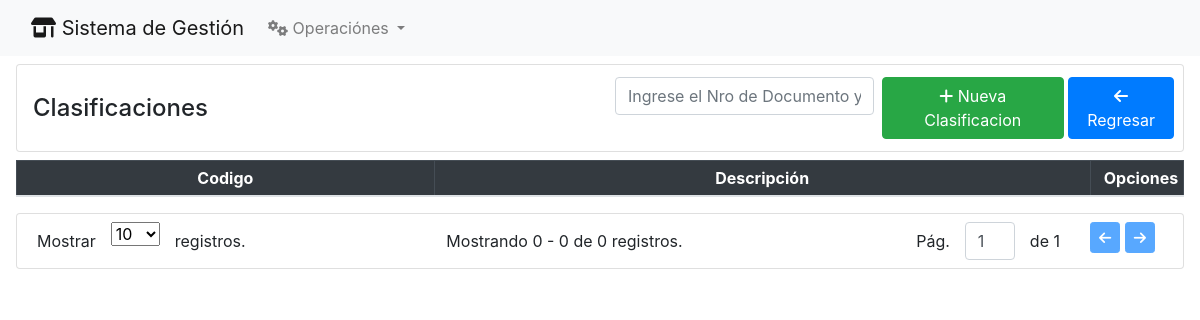
Page /clasificacion/ on the earlier database version.
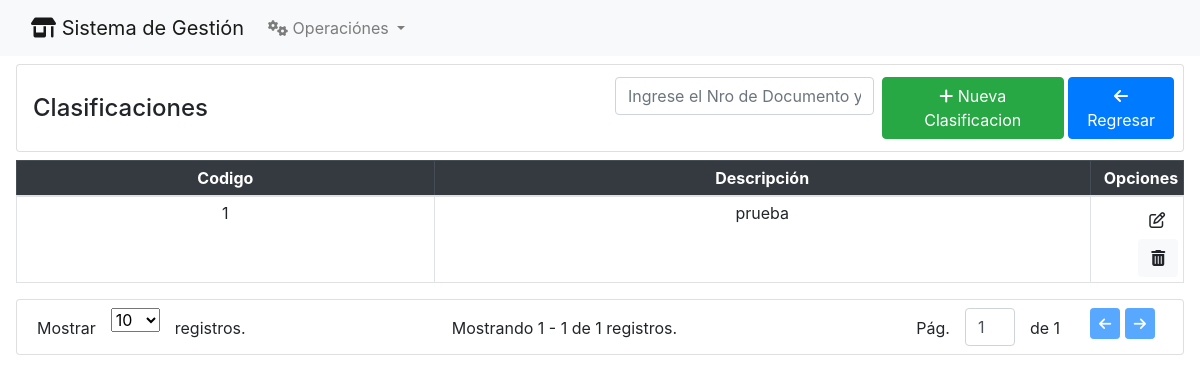
Same page on the later database version.
### Clasificaciones/models.py (models this page shows, shortened)
class Clasificaciones(models.Model):
    descripcion =  models.CharField(max_length = 250)
    estado = models.IntegerField(default = 1, null= True, blank = True)

### Clasificaciones/views.py (the view)
# urls.py: path("", clasificaciones_index, name="clasificaciones"),
def clasificaciones_index(request):
    template_name = 'clasificaciones_index.html'
    paginate_by = 10
    filter_value = request.GET.get('filter', '').strip()
    paginate_by_param = request.GET.get('paginate_by', paginate_by)
    if filter_value:
        queryset = Clasificaciones.objects.filter(
            Q(descripcion__icontains=filter_value),
        )
    else:
        queryset = Clasificaciones.objects.filter()
    paginator = Paginator(queryset, per_page=paginate_by_param)
    page = request.GET.get('page')
    blocks = paginator.get_page(page)
    context = {
        'page_obj': blocks,
        'title': 'Clasificaciones',
        'filter': filter_value,
    }
    return render(request, template_name, context)

### Clasificaciones/templates/clasificaciones_index.html (shortened to what this page needs)
{% extends 'home.html' %}
{% block content %}
<div class="card pr-2 my-2 mr-3 ml-3 mb-2">
    <div class="card-body pr-2 pl-3 py-1">
        <div class="row align-items-center">
            <div class="col">
                <h4 class="m-0 my-2">{{ title }}</h4>
            </div>
            <div class="col d-flex p-2 justify-content-end">
                <form class="mr-2 w-50" method="get">
                    <input type="text" class="form-control   text-center" name="filter"
                        placeholder="Ingrese el Nro de Documento y presione la tecla Enter">
                </form>
                <a href="{%url 'nueva_clasificacion'%}" class="btn btn-success"> <i class="fa-solid fa-plus"></i> Nueva
                    Clasificacion</a>
                <a href="{% url 'home' %}" class="btn btn-primary"> <i class="fa-solid fa-arrow-left"></i> Regresar</a>
            </div>
        </div>
    </div>
</div>
<div class=" pr-3  pl-3 ml-0 mb-2">
    <table class="table table-sm table-bordered">
        <thead class="table-dark ">
            <tr class="text-center">
                <th>Codigo</th>
                <th>Descripci&oacute;n</th>
                <th style="width: 8%; text-align: right;">Opciones</th>
            </tr>
        </thead>
        <tbody>
            {% for cla in page_obj %}
            <tr class="text-center">
                <td> {{cla.id}} </td>
                <td> {{cla.descripcion}} </td>
                <td style="text-align: right;">
                    <a href="modificar_clasificacion/{{cla.id}}/" class="btn btn-ligth"><i class="fa-regular fa-pen-to-square"></i></a>
                    <a href="#" class="btn btn-light btn_eliminar" data-bs-toggle="modal" data-bs-target="#exampleModal"
                        data-id="{{cla.id}}">
                        <i class="fa-solid fa-trash-can"></i>
                    </a>
                </td>
            </tr>
            {% endfor %}
        </tbody>
    </table>
</div>
{% include 'paginator.html' %}
{% endblock %}

Differences in the rows shown:
added Clasificaciones: id "1", descripcion "prueba"
Other differences:
{{ page_obj.start_index }}: "0" → "1"
{{ page_obj.end_index }}: "0" → "1"
{{ page_obj.paginator.count }}: "0" → "1"
